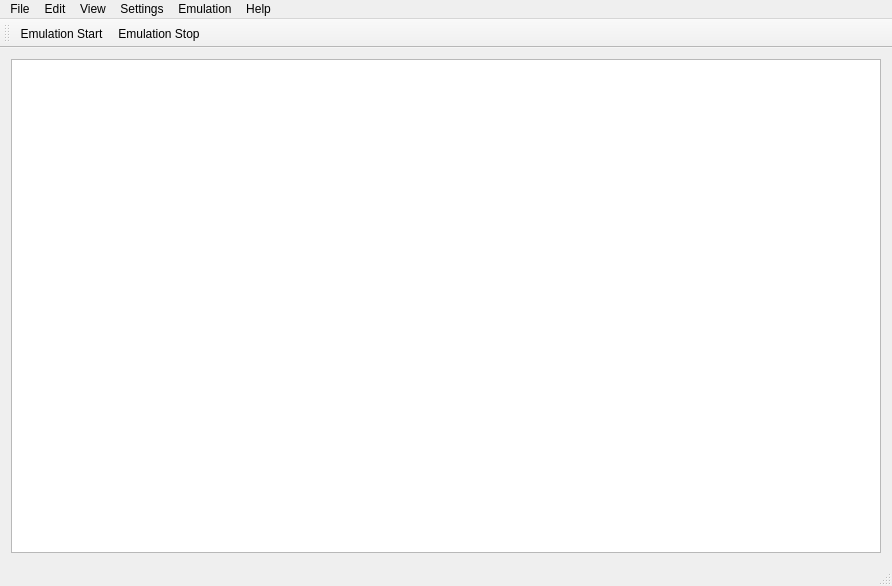
<?xml version="1.0" encoding="UTF-8"?>
<ui version="4.0">
 <class>MainWindow</class>
 <widget class="QMainWindow" name="MainWindow">
  <property name="enabled">
   <bool>true</bool>
  </property>
  <property name="geometry">
   <rect>
    <x>0</x>
    <y>0</y>
    <width>892</width>
    <height>586</height>
   </rect>
  </property>
  <property name="sizePolicy">
   <sizepolicy hsizetype="Fixed" vsizetype="Fixed">
    <horstretch>0</horstretch>
    <verstretch>0</verstretch>
   </sizepolicy>
  </property>
  <property name="windowTitle">
   <string>CxBx-Reloaded</string>
  </property>
  <property name="autoFillBackground">
   <bool>false</bool>
  </property>
  <property name="animated">
   <bool>true</bool>
  </property>
  <property name="dockOptions">
   <set>QMainWindow::AllowTabbedDocks|QMainWindow::AnimatedDocks</set>
  </property>
  <widget class="QWidget" name="centralWidget">
   <layout class="QVBoxLayout" name="verticalLayout">
    <item>
     <widget class="QTableView" name="gameTableView">
      <property name="selectionMode">
       <enum>QAbstractItemView::SingleSelection</enum>
      </property>
      <property name="selectionBehavior">
       <enum>QAbstractItemView::SelectRows</enum>
      </property>
      <property name="iconSize">
       <size>
        <width>100</width>
        <height>100</height>
       </size>
      </property>
      <attribute name="verticalHeaderDefaultSectionSize">
       <number>60</number>
      </attribute>
     </widget>
    </item>
   </layout>
  </widget>
  <widget class="QMenuBar" name="menuBar">
   <property name="geometry">
    <rect>
     <x>0</x>
     <y>0</y>
     <width>892</width>
     <height>20</height>
    </rect>
   </property>
   <widget class="QMenu" name="menuFile">
    <property name="title">
     <string>File</string>
    </property>
    <addaction name="actionOpen_Xbe"/>
    <addaction name="actionClose_Xbe"/>
    <addaction name="separator"/>
    <addaction name="actionSave_Xbe"/>
    <addaction name="actionSave_Xbe_as"/>
    <addaction name="separator"/>
    <addaction name="actionRecent_Xbe_Files"/>
    <addaction name="separator"/>
    <addaction name="actionExit"/>
   </widget>
   <widget class="QMenu" name="menuEdit">
    <property name="title">
     <string>Edit</string>
    </property>
   </widget>
   <widget class="QMenu" name="menuView">
    <property name="title">
     <string>View</string>
    </property>
   </widget>
   <widget class="QMenu" name="menuSettings">
    <property name="title">
     <string>Settings</string>
    </property>
    <addaction name="actionController"/>
    <addaction name="actionVideo"/>
    <addaction name="actionSound"/>
    <addaction name="separator"/>
    <addaction name="actionEmulation"/>
   </widget>
   <widget class="QMenu" name="menuEmulation">
    <property name="title">
     <string>Emulation</string>
    </property>
   </widget>
   <widget class="QMenu" name="menuHelp">
    <property name="title">
     <string>Help</string>
    </property>
    <addaction name="actionGo_To_The_Official_CxBx_Reloaded_Website"/>
    <addaction name="separator"/>
    <addaction name="actionAbout"/>
   </widget>
   <addaction name="menuFile"/>
   <addaction name="menuEdit"/>
   <addaction name="menuView"/>
   <addaction name="menuSettings"/>
   <addaction name="menuEmulation"/>
   <addaction name="menuHelp"/>
  </widget>
  <widget class="QToolBar" name="mainToolBar">
   <property name="iconSize">
    <size>
     <width>48</width>
     <height>48</height>
    </size>
   </property>
   <property name="toolButtonStyle">
    <enum>Qt::ToolButtonIconOnly</enum>
   </property>
   <property name="floatable">
    <bool>true</bool>
   </property>
   <attribute name="toolBarArea">
    <enum>TopToolBarArea</enum>
   </attribute>
   <attribute name="toolBarBreak">
    <bool>false</bool>
   </attribute>
   <addaction name="actionEmulationStart"/>
   <addaction name="actionEmulationStop"/>
  </widget>
  <widget class="QStatusBar" name="statusBar"/>
  <action name="actionOpen_Xbe">
   <property name="text">
    <string>Open Xbe...</string>
   </property>
  </action>
  <action name="actionClose_Xbe">
   <property name="text">
    <string>Close Xbe</string>
   </property>
  </action>
  <action name="actionSave_Xbe">
   <property name="text">
    <string>Save Xbe</string>
   </property>
  </action>
  <action name="actionSave_Xbe_as">
   <property name="text">
    <string>Save Xbe as...</string>
   </property>
  </action>
  <action name="actionRecent_Xbe_Files">
   <property name="text">
    <string>Recent Xbe Files</string>
   </property>
  </action>
  <action name="actionExit">
   <property name="text">
    <string>Exit</string>
   </property>
  </action>
  <action name="actionGo_To_The_Official_CxBx_Reloaded_Website">
   <property name="text">
    <string>Go To The Official CxBx-Reloaded Website...</string>
   </property>
  </action>
  <action name="actionAbout">
   <property name="text">
    <string>About</string>
   </property>
  </action>
  <action name="actionEmulationStart">
   <property name="enabled">
    <bool>true</bool>
   </property>
   <property name="icon">
    <iconset resource="images.qrc">
     <normaloff>:/images/play.png</normaloff>:/images/play.png</iconset>
   </property>
   <property name="text">
    <string>Emulation Start</string>
   </property>
   <property name="iconText">
    <string>Emulation Start</string>
   </property>
   <property name="visible">
    <bool>true</bool>
   </property>
   <property name="iconVisibleInMenu">
    <bool>true</bool>
   </property>
  </action>
  <action name="actionEmulationStop">
   <property name="checkable">
    <bool>false</bool>
   </property>
   <property name="enabled">
    <bool>true</bool>
   </property>
   <property name="icon">
    <iconset resource="images.qrc">
     <normaloff>:/images/stop.png</normaloff>:/images/stop.png</iconset>
   </property>
   <property name="text">
    <string>Emulation Stop</string>
   </property>
  </action>
  <action name="actionController">
   <property name="text">
    <string>Controller</string>
   </property>
  </action>
  <action name="actionVideo">
   <property name="text">
    <string>Video</string>
   </property>
  </action>
  <action name="actionSound">
   <property name="text">
    <string>Sound</string>
   </property>
  </action>
  <action name="actionEmulation">
   <property name="text">
    <string>Emulation</string>
   </property>
  </action>
 </widget>
 <layoutdefault spacing="6" margin="11"/>
 <resources>
  <include location="images.qrc"/>
 </resources>
 <connections/>
</ui>
